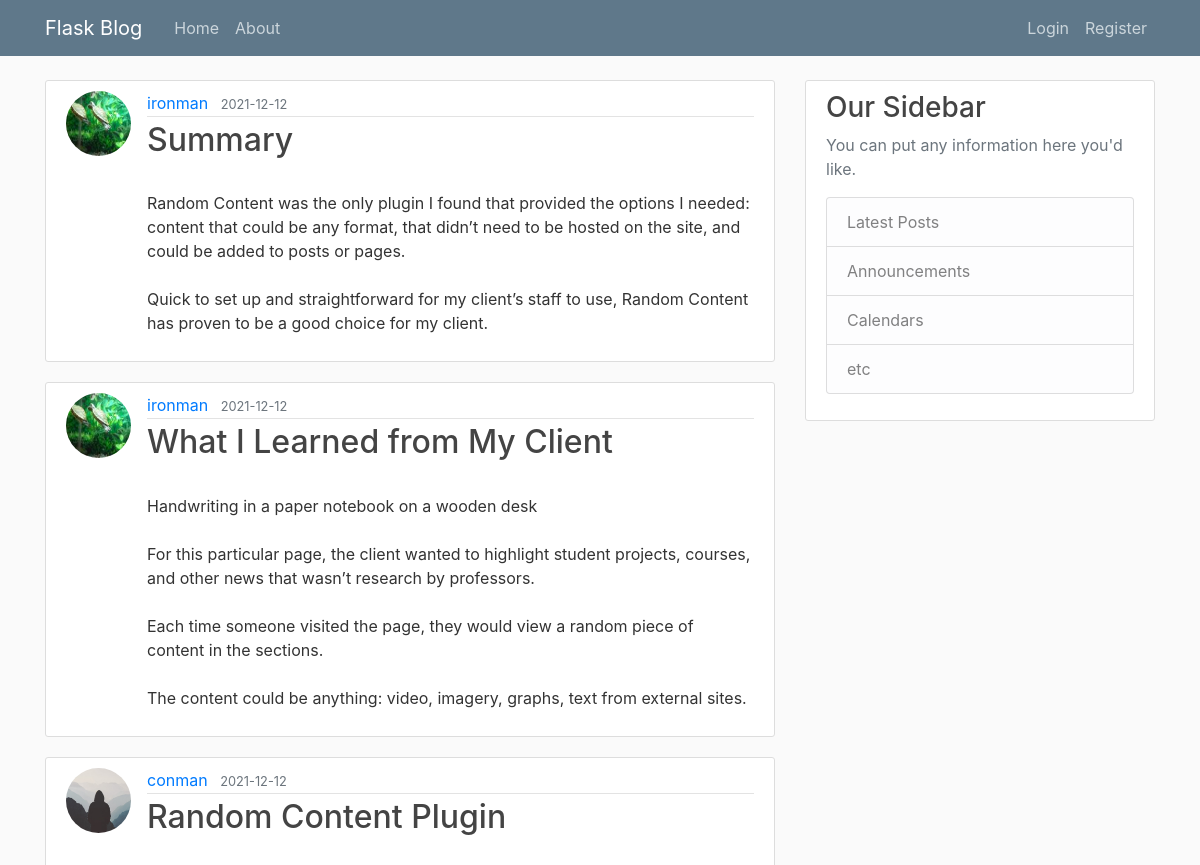
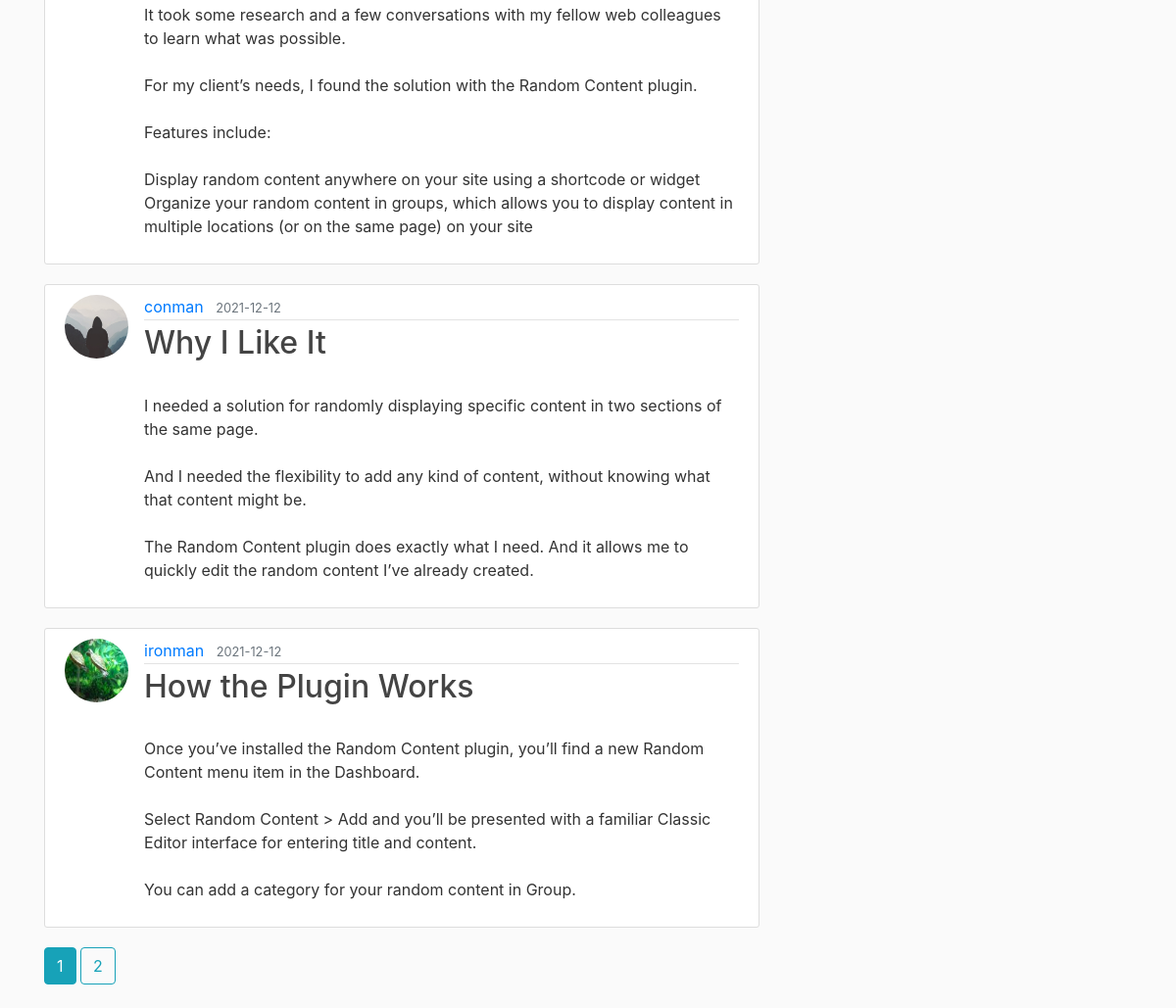
The app's page /home, older data (2 pictures, top to bottom).
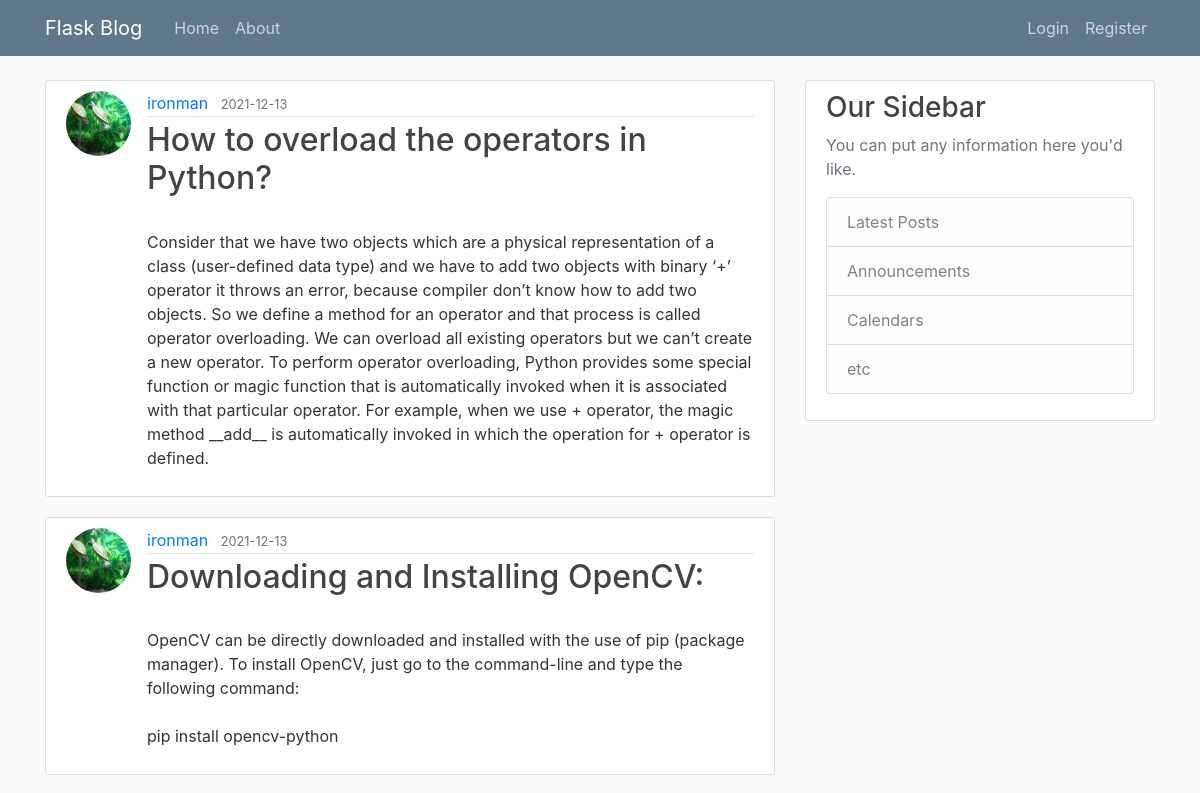
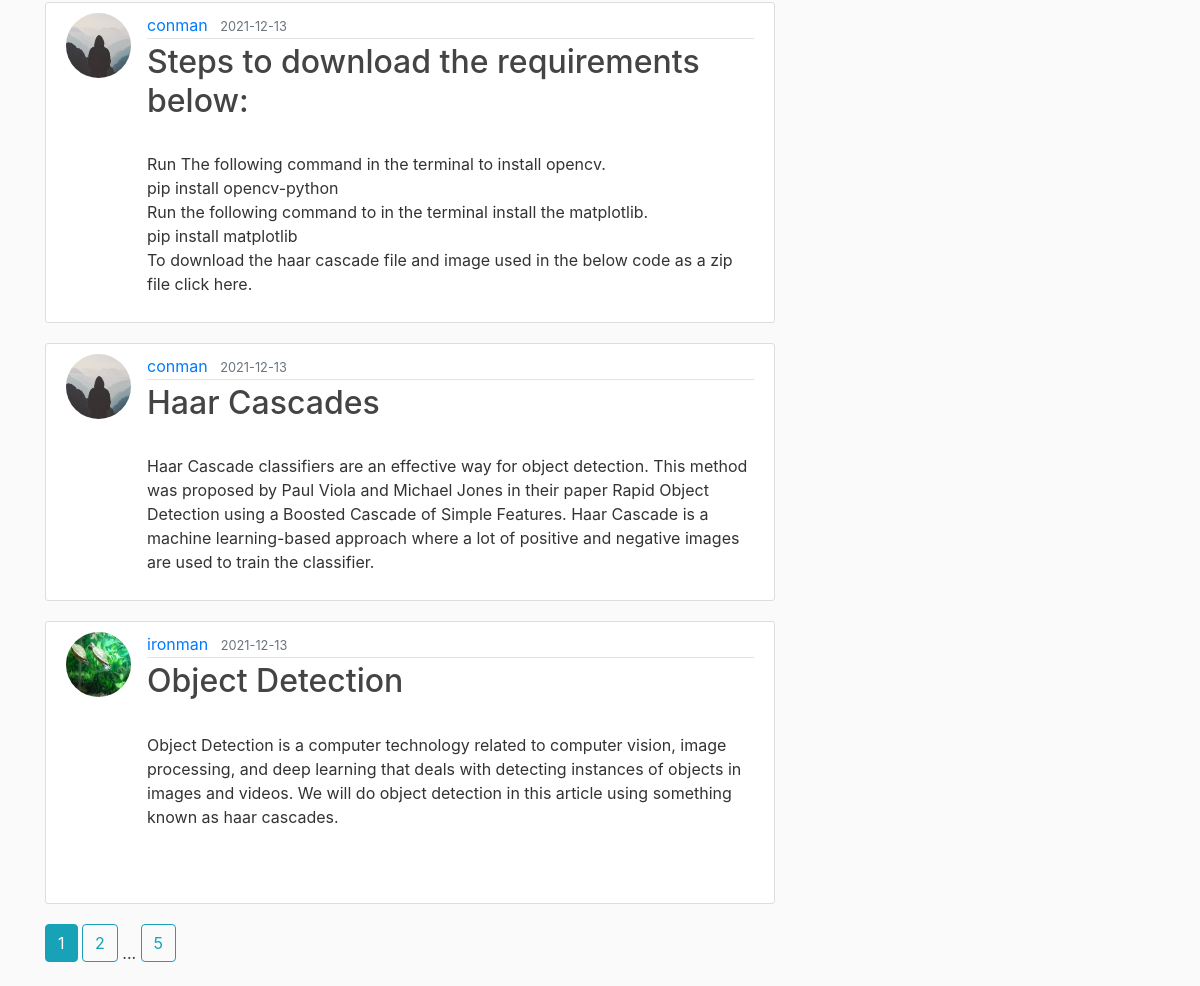
The same page, newer data (2 pictures, top to bottom).
### flask_blog/models.py (models this page shows, shortened)
class Post(db.Model):
    id = db.Column(db.Integer, primary_key=True)
    title = db.Column(db.String(100), nullable=False)
    date_posted = db.Column(db.DateTime, nullable=False, default=datetime.utcnow)
    content = db.Column(db.Text, nullable=False)
    user_id = db.Column(db.Integer, db.ForeignKey('user.id'), nullable=False)

class User(db.Model, UserMixin):
    id = db.Column(db.Integer, primary_key=True)
    username = db.Column(db.String(20), unique=True, nullable=False)
    email = db.Column(db.String(120), unique=True, nullable=False)
    image_file = db.Column(db.String(20), nullable=False, default='default.jpg')
    password = db.Column(db.String(60), nullable=False)
    posts = db.relationship('Post', backref='author', lazy=True)

### flask_blog/main/routes.py (the view)
@main.route("/")
@main.route("/home")
def home():
    page = request.args.get('page', 1, type=int)
    posts = Post.query.order_by(Post.date_posted.desc()).paginate(page=page, per_page=5)
    return render_template('home.html', posts=posts)

### flask_blog/templates/home.html
{% extends "layout.html" %}
{% block content %}
    {% for post in posts.items %}
        <article class="media content-section">
          <img class="rounded-circle article-img" src="{{ url_for('static', filename='profile_pics/' + post.author.image_file) }}">
          <div class="media-body">
            <div class="article-metadata">
              <a class="mr-2" href="{{ url_for('users.user_posts', username=post.author.username) }}">{{ post.author.username }}</a>
              <small class="text-muted">{{ post.date_posted.strftime('%Y-%m-%d') }}</small>
            </div>
            <h2><a class="article-title" href="{{ url_for('posts.post', post_id=post.id) }}">{{ post.title }}</a></h2>
            <p class="article-content">{{ post.content }}</p>
          </div>
        </article>
    {% endfor %}
    {% for page_num in posts.iter_pages(left_edge=1, right_edge=1, left_current=1, right_current=2) %}
      {% if page_num %}
        {% if posts.page == page_num %}
          <a class="btn btn-info mb-4" href="{{ url_for('main.home', page=page_num) }}">{{ page_num }}</a>
        {% else %}
          <a class="btn btn-outline-info mb-4" href="{{ url_for('main.home', page=page_num) }}">{{ page_num }}</a>
        {% endif %}
      {% else %}
        ...
      {% endif %}
    {% endfor %}
{% endblock content %}

Row changes from the older to the newer data that the page shows:
no longer on this page (row unchanged): Post: image_file (picture), author.username "ironman", date_posted "2021-12-12", title "Summary", content "Random Content was the only plugin I found that provided the options I needed: content that could be any format, that didn’t need to be hosted on the site, and could be added to posts or pages. Quick to set up and straightforward for my client’s staff to use, Random Content has proven to be a good choice for my client."
no longer on this page (row unchanged): Post: image_file (picture), author.username "ironman", date_posted "2021-12-12", title "What I Learned from My Client", content "Handwriting in a paper notebook on a wooden desk For this particular page, the client wanted to highlight student projects, courses, and other news that wasn’t research by professors. Each time someone visited the page, they would view a random piece of content in the sections. The content could be anything: video, imagery, graphs, text from external sites."
no longer on this page (row unchanged): Post: image_file (placeholder picture), author.username "conman", date_posted "2021-12-12", title "Random Content Plugin", content "It took some research and a few conversations with my fellow web colleagues to learn what was possible. For my client’s needs, I found the solution with the Random Content plugin. Features include: Display random content anywhere on your site using a shortcode or widget Organize your random content in groups, which allows you to display content in multiple locations (or on the same page) on your site"
no longer on this page (row unchanged): Post: image_file (placeholder picture), author.username "conman", date_posted "2021-12-12", title "Why I Like It", content "I needed a solution for randomly displaying specific content in two sections of the same page. And I needed the flexibility to add any kind of content, without knowing what that content might be. The Random Content plugin does exactly what I need. And it allows me to quickly edit the random content I’ve already created."
no longer on this page (row unchanged): Post: image_file (picture), author.username "ironman", date_posted "2021-12-12", title "How the Plugin Works", content "Once you’ve installed the Random Content plugin, you’ll find a new Random Content menu item in the Dashboard. Select Random Content > Add and you’ll be presented with a familiar Classic Editor interface for entering title and content. You can add a category for your random content in Group."
added Post: image_file (picture), author.username "ironman", date_posted "2021-12-13", title "How to overload the operators in Python?", content "Consider that we have two objects which are a physical representation of a class (user-defined data type) and we have to add two objects with binary ‘+’ operator it throws an error, because compiler don’t know how to add two objects. So we define a method for an operator and that process is called operator overloading. We can overload all existing operators but we can’t create a new operator. To perform operator overloading, Python provides some special function or magic function that is automatically invoked when it is associated with that particular operator. For example, when we use + operator, the magic method __add__ is automatically invoked in which the operation for + operator is…"
added Post: image_file (picture), author.username "ironman", date_posted "2021-12-13", title "Downloading and Installing OpenCV:", content "OpenCV can be directly downloaded and installed with the use of pip (package manager). To install OpenCV, just go to the command-line and type the following command: pip install opencv-python"
added Post: image_file (placeholder picture), author.username "conman", date_posted "2021-12-13", title "Steps to download the requirements below:", content "Run The following command in the terminal to install opencv. pip install opencv-python Run the following command to in the terminal install the matplotlib. pip install matplotlib To download the haar cascade file and image used in the below code as a zip file click here."
added Post: image_file (placeholder picture), author.username "conman", date_posted "2021-12-13", title "Haar Cascades", content "Haar Cascade classifiers are an effective way for object detection. This method was proposed by Paul Viola and Michael Jones in their paper Rapid Object Detection using a Boosted Cascade of Simple Features. Haar Cascade is a machine learning-based approach where a lot of positive and negative images are used to train the classifier."
added Post: image_file (picture), author.username "ironman", date_posted "2021-12-13", title "Object Detection", content "Object Detection is a computer technology related to computer vision, image processing, and deep learning that deals with detecting instances of objects in images and videos. We will do object detection in this article using something known as haar cascades."
Text that changed along with them:
new list line: "5"
